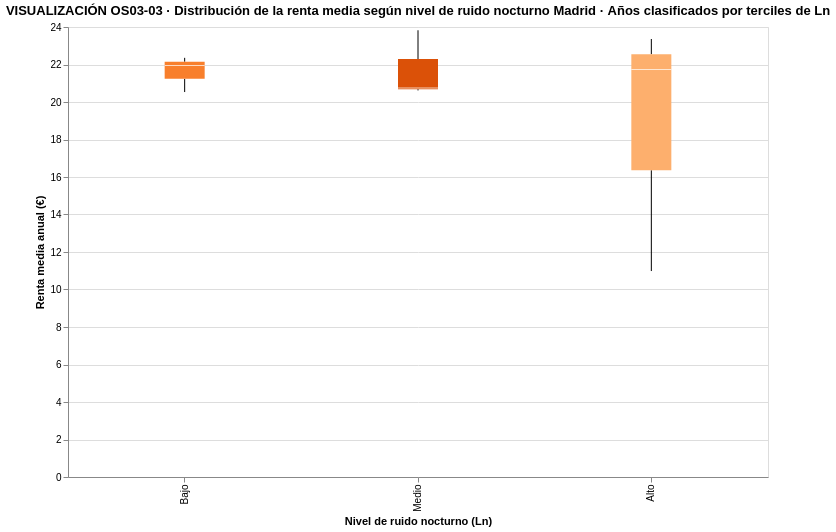

Notebook cell for this chart:
### Code cell
# =========================================================
# OS03‑03 · Renta media según nivel de ruido nocturno
# (Análisis temporal por años)
# =========================================================

os03_03_chart = (
    alt.Chart(df_os03_03)
    .mark_boxplot(size=40)
    .encode(
        x=alt.X(
            "nivel_ruido:N",
            title="Nivel de ruido nocturno (Ln)",
            sort=["Bajo", "Medio", "Alto"]
        ),
        y=alt.Y(
            "renta_media:Q",
            title="Renta media anual (€)"
        ),
        color=alt.Color(
            "nivel_ruido:N",
            scale=alt.Scale(scheme="oranges"),
            legend=None
        ),
        tooltip=[
            alt.Tooltip("nivel_ruido:N", title="Nivel de ruido"),
            alt.Tooltip("renta_media:Q", title="Renta media (€)", format=",.0f")
        ]
    )
    .properties(
        width=700,
        height=450,
        title=(
            "VISUALIZACIÓN OS03‑03 · Distribución de la renta media según nivel de ruido nocturno\n"
            "Madrid · Años clasificados por terciles de Ln"
        )
    )
)

os03_03_chart

### Figure 1 — Vega-Lite specification as saved in the notebook (floating-point values rounded to 4 significant figures)
{"$schema": "https://vega.github.io/schema/vega-lite/v5.20.1.json", "config": {"view": {"continuousHeight": 300, "continuousWidth": 300}}, "data": {"name": "data-98aead681880d484f139110533752fe2"}, "datasets": {"data-98aead681880d484f139110533752fe2": [{"ln_medio": 57.26, "nivel_ruido": "Medio", "renta_media": 23.83, "year": 2015}, {"ln_medio": 57.77, "nivel_ruido": "Alto", "renta_media": 23.36, "year": 2016}, {"ln_medio": 57.71, "nivel_ruido": "Alto", "renta_media": 10.98, "year": 2017}, {"ln_medio": 57.44, "nivel_ruido": "Alto", "renta_media": 21.73, "year": 2018}, {"ln_medio": 57.1, "nivel_ruido": "Medio", "renta_media": 20.75, "year": 2019}, {"ln_medio": 55.1, "nivel_ruido": "Bajo", "renta_media": 22.36, "year": 2020}, {"ln_medio": 55.13, "nivel_ruido": "Bajo", "renta_media": 21.94, "year": 2021}, {"ln_medio": 56.3, "nivel_ruido": "Bajo", "renta_media": 20.53, "year": 2022}, {"ln_medio": 56.43, "nivel_ruido": "Medio", "renta_media": 20.62, "year": 2023}]}, "encoding": {"color": {"field": "nivel_ruido", "legend": null, "scale": {"scheme": "oranges"}, "type": "nominal"}, "tooltip": [{"field": "nivel_ruido", "title": "Nivel de ruido", "type": "nominal"}, {"field": "renta_media", "format": ",.0f", "title": "Renta media (€)", "type": "quantitative"}], "x": {"field": "nivel_ruido", "sort": ["Bajo", "Medio", "Alto"], "title": "Nivel de ruido nocturno (Ln)", "type": "nominal"}, "y": {"field": "renta_media", "title": "Renta media anual (€)", "type": "quantitative"}}, "height": 450, "mark": {"size": 40, "type": "boxplot"}, "title": "VISUALIZACIÓN OS03‑03 · Distribución de la renta media según nivel de ruido nocturno\nMadrid · Años clasificados por terciles de Ln", "width": 700}
